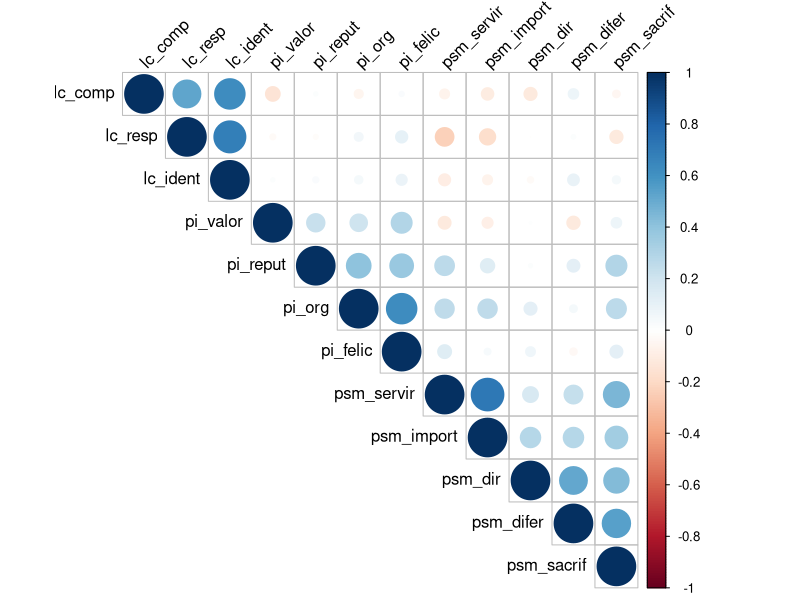
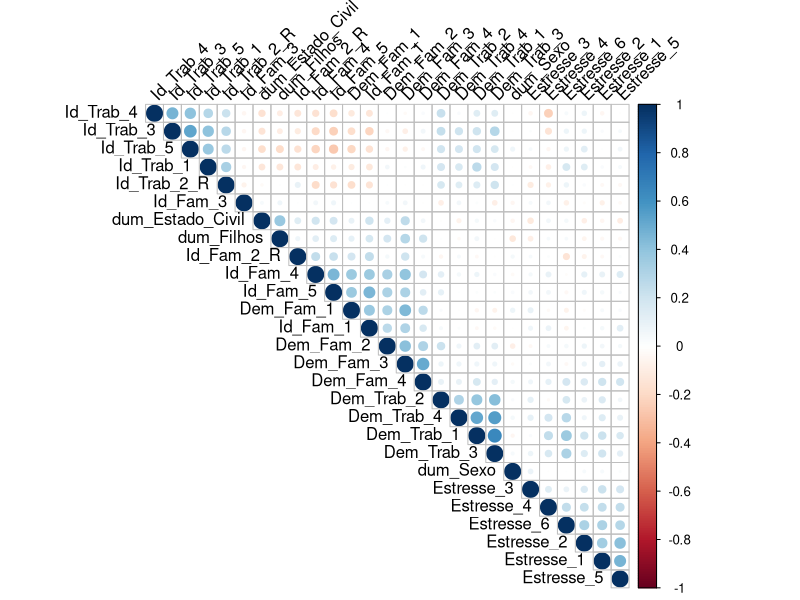

Source code (R) for these figures, in order:
## ---- chunk 1
# set seed
set.seed(100)

# knitr options
knitr::opts_chunk$set(
  warning = FALSE,
  message = FALSE,
  out.width = "70%"
)
## ---- chunk 2
# importação do dataset
dados <- haven::read_dta("data-raw/pca/factor_whistleblowing.dta") |>
  subset(select = -id)
## ---- chunk 3
#| label: fig-corplot
#| fig-cap: "Matriz de correlação."

# matriz de correlação
corrplot::corrplot(
  cor(dados),
  type = "upper",
  order = "hclust",
  tl.col = "black",
  tl.srt = 45
)
## ---- chunk 4
# Teste de esfericidade de Bartlett
psych::cortest.bartlett(cor(dados), n = nrow(dados))

# Teste de Kaiser-Meyer-Olkin
psych::KMO(dados)
## ---- chunk 5
# testes fator LC
lc <- dados[, 1:3]

# Teste de esfericidade de Bartlett
psych::cortest.bartlett(cor(lc), n = nrow(lc))

# Teste de Kaiser-Meyer-Olkin
psych::KMO(lc)

# alpha de Cronbach
psych::alpha(lc)

# Análise fatorial
fa_lc <- psych::principal(lc, nfactors = 1, rotate = "none")
fa_lc
## ---- chunk 6
# testes fator PI
dados_pi <- dados[, 4:7]

# Teste de esfericidade de Bartlett
psych::cortest.bartlett(cor(dados_pi), n = nrow(dados_pi))

# Teste de Kaiser-Meyer-Olkin
psych::KMO(dados_pi)

# Alpha de Cronbach
psych::alpha(dados_pi)

# Análise fatorial
fa_pi <- psych::principal(dados_pi, nfactors = 1, rotate = "none")
fa_pi
## ---- chunk 7
# testes fator PSM
dados_psm <- dados[, 8:12]

# Teste de esfericidade de Bartlett
psych::cortest.bartlett(cor(dados_psm), n = nrow(dados_psm))

# Teste de Kaiser-Meyer-Olkin
psych::KMO(dados_psm)

# Alpha de Cronbach
psych::alpha(dados_psm)

# Análise fatorial
fa_psm <- psych::principal(dados_psm, nfactors = 1, rotate = "none")
fa_psm
## ---- chunk 8
# importação do dataset
dados <- haven::read_dta("data-raw/pca/FamilyWorkConflict.dta") |>
  subset(select = -ID)
## ---- chunk 9
# reverter as respostas das colunas que terminam com "R"
dados <- dados |>
  dplyr::mutate(across(ends_with("R"), ~ 6 - .))
## ---- chunk 10
#| label: fig-corplot2
#| fig-cap: "Matriz de correlação."

# matriz de correlação
corrplot::corrplot(
  cor(dados),
  type = "upper",
  order = "hclust",
  tl.col = "black",
  tl.srt = 45
)
## ---- chunk 11
# Teste de esfericidade de Bartlett
psych::cortest.bartlett(cor(dados), n = nrow(dados))

# Teste de Kaiser-Meyer-Olkin
psych::KMO(dados)
## ---- chunk 12
# testes fator demandas família
dem_fam <- dados[, 1:4]

# Teste de esfericidade de Bartlett
psych::cortest.bartlett(cor(dem_fam), n = nrow(dem_fam))

# Teste de Kaiser-Meyer-Olkin
psych::KMO(dem_fam)

# Alpha de Cronbach
psych::alpha(dem_fam)

# Análise fatorial
fa_dem_fam <- psych::principal(dem_fam, nfactors = 1, rotate = "none")
fa_dem_fam
## ---- chunk 13
# testes fator demandas trabalho
dem_trab <- dados[, 5:8]

# Teste de esfericidade de Bartlett
psych::cortest.bartlett(cor(dem_trab), n = nrow(dem_trab))

# Teste de Kaiser-Meyer-Olkin
psych::KMO(dem_trab)

# Alpha de Cronbach
psych::alpha(dem_trab)

# Análise fatorial
fa_dem_trab <- psych::principal(dem_trab, nfactors = 1, rotate = "none")
fa_dem_trab
## ---- chunk 14
# testes fator identificação com família
id_fam <- dados[, 9:13]

# Teste de esfericidade de Bartlett
psych::cortest.bartlett(cor(id_fam), n = nrow(id_fam))

# Teste de Kaiser-Meyer-Olkin
psych::KMO(id_fam)

# Alpha de Cronbach
psych::alpha(id_fam)

# Análise fatorial
fa_id_fam <- psych::principal(id_fam, nfactors = 1, rotate = "none")
fa_id_fam
## ---- chunk 15
# testes fator identificação com trabalho
id_trab <- dados[, 14:18]

# Teste de esfericidade de Bartlett
psych::cortest.bartlett(cor(id_trab), n = nrow(id_trab))

# Teste de Kaiser-Meyer-Olkin
psych::KMO(id_trab)

# Alpha de Cronbach
psych::alpha(id_trab)

# Análise fatorial
fa_id_trab <- psych::principal(id_trab, nfactors = 1, rotate = "none")
fa_id_trab
## ---- chunk 16
# testes fator estresse
estresse <- dados[, 19:24]

# Teste de esfericidade de Bartlett
psych::cortest.bartlett(cor(estresse), n = nrow(estresse))

# Teste de Kaiser-Meyer-Olkin
psych::KMO(estresse)

# Alpha de Cronbach
psych::alpha(estresse)

# Análise fatorial
fa_estresse <- psych::principal(estresse, nfactors = 1, rotate = "none")
fa_estresse
